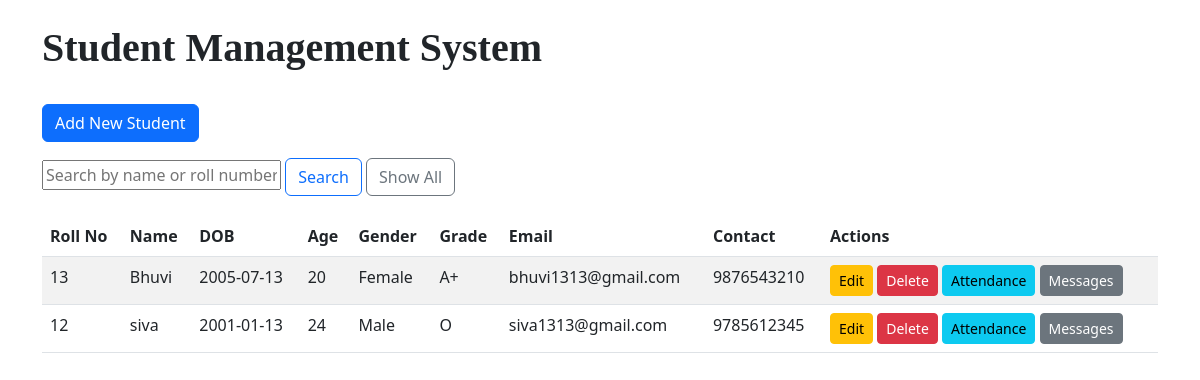
The page / on the database its author committed.
### models.py (models this page shows)
class Student(db.Model):
    id = db.Column(db.Integer, primary_key=True)
    roll_no = db.Column(db.String(50), unique=True, nullable=False)
    name = db.Column(db.String(100), nullable=False)
    dob = db.Column(db.Date, nullable=True)
    age = db.Column(db.Integer, nullable=False)
    grade = db.Column(db.String(20), nullable=False)
    gender = db.Column(db.String(10), nullable=True)
    email = db.Column(db.String(120), unique=True, nullable=False)
    contact = db.Column(db.String(20), nullable=True)
    deleted = db.Column(db.Boolean, default=False)  # Soft delete flag
    attendance_records = db.relationship(
        'Attendance', backref='student', cascade='all, delete-orphan'
    )
    messages = db.relationship(
        'Message', backref='student', cascade='all, delete-orphan'
    )

### app.py (the view)
@app.route('/')
def index():
    students = Student.query.filter((Student.deleted == False) | (Student.deleted == None)).all()
    return render_template('index.html', students=students)

### app.py (called while the page is built)
@app.before_request
def create_tables_once():
    if not hasattr(app, 'tables_created'):
        with app.app_context():
            db.create_all()
        app.tables_created = True

### templates/index.html (shortened to what this page needs)
{% extends "base.html" %}
{% block content %}
<h1><b>Student Management System</b></h1>
<br>
<a href="{{ url_for('add_student') }}" class="btn btn-primary mb-3">Add New Student</a>
<form method="get" action="{{ url_for('search_students') }}" style="margin-bottom: 20px;">
    <input type="text" name="query" placeholder="Search by name or roll number" value="{{ query or '' }}">
    <button type="submit" class="btn btn-outline-primary">Search</button>
    <a href="{{ url_for('index') }}"><button type="button" class="btn btn-outline-secondary">Show All</button></a>
</form>
<table class="table table-striped">
    <thead>
        <tr>
            <th>Roll No</th>
            <th>Name</th>
            <th>DOB</th>
            <th>Age</th>
            <th>Gender</th>
            <th>Grade</th>
            <th>Email</th>
            <th>Contact</th>
            <th>Actions</th>
        </tr>
    </thead>
    <tbody>
        {% for student in students %}
        <tr>
            <td>{{ student.roll_no }}</td>
            <td>{{ student.name }}</td>
            <td>{{ student.dob.strftime('%Y-%m-%d') if student.dob else '' }}</td>
            <td>{{ student.age }}</td>
            <td>{{ student.gender }}</td>
            <td>{{ student.grade }}</td>
            <td>{{ student.email }}</td>
            <td>{{ student.contact }}</td>
            <td>
                <a href="{{ url_for('update_student', student_id=student.id) }}" class="btn btn-warning btn-sm">Edit</a>
                <form action="{{ url_for('delete_student', student_id=student.id) }}" method="POST" style="display:inline;" onsubmit="return confirm('Are you sure?');">
                    <button type="submit" class="btn btn-danger btn-sm">Delete</button>
                </form>
                <a href="{{ url_for('manage_attendance', student_id=student.id) }}" class="btn btn-info btn-sm">Attendance</a>
                <a href="{{ url_for('messages', student_id=student.id) }}" class="btn btn-secondary btn-sm">Messages</a>
            </td>
        </tr>
        {% else %}
        <tr><td colspan="9" class="text-center">No students found.</td></tr>
        {% endfor %}
    </tbody>
</table>
{% endblock %}

### templates/base.html (shortened to what this page needs)
<!DOCTYPE html>
<html lang="en">
<head>
    <link href="https://cdn.jsdelivr.net/npm/bootstrap@5.3.0/dist/css/bootstrap.min.css" rel="stylesheet"/>
</head>
<body>
<div class="container mt-4">
    {% block content %}{% endblock %}
</div>
</body>
</html>

### templates/index.html (style rules this page uses)
h1 { font-family: 'Times New Roman', Times, serif; }

### rows shown on the page
Student: roll_no "13", name "Bhuvi", dob "2005-07-13", age "20", gender "Female", grade "A+", email "bhuvi1313@gmail.com", contact "9876543210"
Student: roll_no "12", name "siva", dob "2001-01-13", age "24", gender "Male", grade "O", email "siva1313@gmail.com", contact "9785612345"
